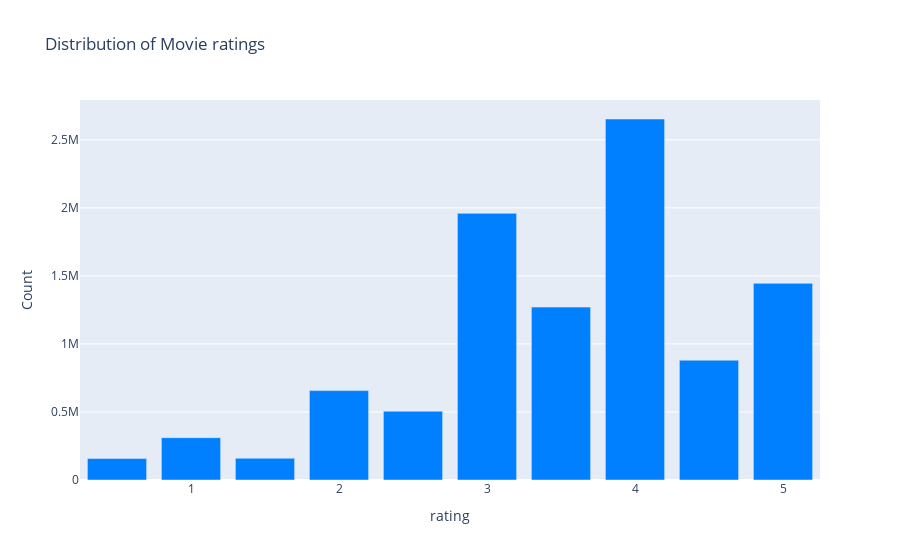

The cell this chart's notebook holds for it:
### Markdown cell above
### Lets start by visualizing the rating
Since we want to check the number of ratings people did, let add a column named, 'Number of rating'

### Code cell
# Creating a plot for the movie ratings
data = df_table1['rating'].value_counts().sort_index(ascending=False)
trace = go.Bar(x=data.index,
               y=data.values,
               marker=dict(color='#0080ff'))
layout = dict(title='Distribution of Movie ratings'.format(df_table1.shape[0]),
              xaxis=dict(title='rating'),
              yaxis=dict(title='Count'))
fig = go.Figure(data=[trace], layout=layout)
iplot(fig)

### Figure 1 — Plotly figure (JSON) as saved in the notebook; plotly's stock layout.template omitted (floating-point values rounded to 4 significant figures)
{"data": [{"marker": {"color": "#0080ff"}, "type": "bar", "x": [5, 4.5, 4, 3.5, 3, 2.5, 2, 1.5, 1, 0.5], "y": [1445230, 880516, 2652977, 1270642, 1959759, 505578, 656821, 159731, 311213, 157571]}], "layout": {"title": {"text": "Distribution of Movie ratings"}, "xaxis": {"autorange": true, "range": [0.25, 5.25], "title": {"text": "rating"}, "type": "linear"}, "yaxis": {"autorange": true, "range": [0, 2793000.0], "title": {"text": "Count"}, "type": "linear"}}}
